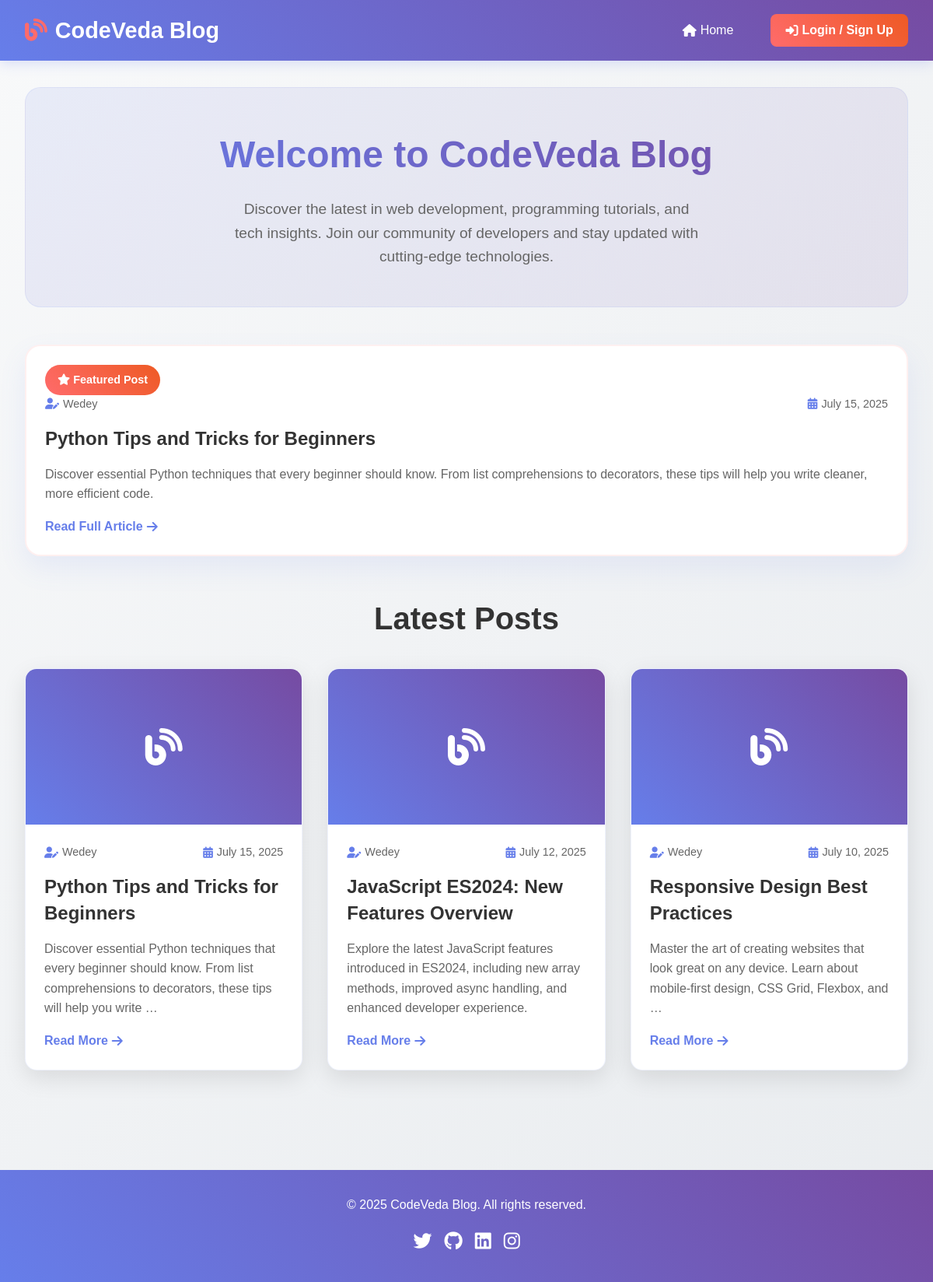
The page / on the database its author committed.
### app/models.py (models this page shows)
class blogPost(models.Model):
    title = models.CharField(max_length=200)
    content = models.TextField()
    cartegory = models.CharField(max_length=100)
    author = models.ForeignKey(AuthUser, on_delete=models.CASCADE)
    created_at = models.DateTimeField(auto_now_add=True)
    updated_at = models.DateTimeField(auto_now=True)
    class Meta:
        managed = True
        db_table = 'blog_post'

class AuthUser(AbstractUser):
    password = models.CharField(max_length=128)
    last_login = models.DateTimeField(blank=True, null=True)
    is_superuser = models.BooleanField()
    username = models.CharField(unique=True, max_length=150)
    last_name = models.CharField(max_length=150)
    email = models.CharField(max_length=254,unique=True)
    is_staff = models.BooleanField()
    is_active = models.BooleanField(default=True)
    date_joined = models.DateTimeField(auto_now=True)
    first_name = models.CharField(max_length=150)
    class Meta:
        managed = True
        db_table = 'auth_user'

### app/views.py (the view)
# urls.py: path('', views.home, name='home'),
def home(request):
    posts = get_all_posts()
    return render(request, 'index.html', {'posts': posts})

### app/utils.py (called while the page is built)
def get_all_posts():
    posts = blogPost.objects.all().order_by('-created_at')
    posts_list  = list(posts)  # Convert QuerySet to list for easier manipulation
    for post in posts:
        post.author_name = post.author.username if post.author else 'Unknown'
    return posts_list

### app/templates/index.html (shortened to what this page needs)
<!DOCTYPE html>
<html lang="en">
<head>
    <link rel="stylesheet" href="https://cdnjs.cloudflare.com/ajax/libs/font-awesome/6.4.0/css/all.min.css">
</head>
<body>
    <nav class="navbar">
        <div class="nav-container">
            <a href="#" class="logo">
                <i class="fas fa-blog"></i>
                CodeVeda Blog
            </a>
            <ul class="nav-menu" id="navMenu">
                <li class="nav-item">
                    <a href="{% url 'home' %}" class="nav-link">
                        <i class="fas fa-home"></i>
                        Home
                    </a>
                </li>
                {% if not user.is_authenticated %}
                <li class="nav-item">
                    <a href="{% url 'login' %}" class="nav-link btn-primary">
                        <i class="fas fa-sign-in-alt"></i>
                        Login / Sign Up
                    </a>
                </li>
                {% endif %}
            </ul>
        </div>
    </nav>
    <main class="main-content">
        <section class="hero">
            <h1>Welcome to CodeVeda Blog</h1>
            <p>Discover the latest in web development, programming tutorials, and tech insights. Join our community of developers and stay updated with cutting-edge technologies.</p>
        </section>
        {% if posts %}
        <article class="featured-post">
            <div class="featured-badge">
                <i class="fas fa-star"></i> Featured Post
            </div>
            <div class="featured-content">
                <div class="blog-meta">
                    <div class="blog-author">
                        <i class="fas fa-user-edit"></i>
                        {{ posts.0.author.username|title }}
                    </div>
                    <div class="blog-date">
                        <i class="fas fa-calendar-alt"></i>
                        {{ posts.0.created_at|date:"F j, Y" }}
                    </div>
                </div>
                <h2 class="blog-title">{{ posts.0.title }}</h2>
                <p class="blog-excerpt">
                    {{ posts.0.content|truncatewords:30 }}
                </p>
                <a href="#" class="read-more">
                    Read Full Article
                    <i class="fas fa-arrow-right"></i>
                </a>
            </div>
        </article>
        {% endif %}
        <section class="blog-section">
            <h2 class="section-title">Latest Posts</h2>
            <div class="blog-grid">
                {% if posts %}
                    {% for post in posts %}
                    <article class="blog-card">
                        <div class="blog-image">
                            <i class="fas fa-blog"></i>
                        </div>
                        <div class="blog-content">
                            <div class="blog-meta">
                                <div class="blog-author">
                                    <i class="fas fa-user-edit"></i>
                                    {{ post.author.username|title }}
                                </div>
                                <div class="blog-date">
                                    <i class="fas fa-calendar-alt"></i>
                                    {{ post.created_at|date:"F j, Y" }}
                                </div>
                            </div>
                            <h3 class="blog-title">{{ post.title }}</h3>
                            <p class="blog-excerpt">
                                {{ post.content|truncatewords:20 }}
                            </p>
                            <a href="#" class="read-more">
                                Read More
                                <i class="fas fa-arrow-right"></i>
                            </a>
                        </div>
                    </article>
                    {% endfor %}
                {% endif %}
            </div>
        </section>
    </main>
    <footer class="footer">
        <p>&copy; 2025 CodeVeda Blog. All rights reserved.</p>
        <div class="social-links">
            <a href="#" class="social-link"><i class="fab fa-twitter"></i></a>
            <a href="#" class="social-link"><i class="fab fa-github"></i></a>
            <a href="#" class="social-link"><i class="fab fa-linkedin"></i></a>
            <a href="#" class="social-link"><i class="fab fa-instagram"></i></a>
        </div>
    </footer>
</body>
</html>

### app/templates/index.html (style rules this page uses)
* { margin: 0; padding: 0; box-sizing: border-box; }
body { font-family: 'Arial', sans-serif; line-height: 1.6; color: #333; background: linear-gradient(135deg, #f8f9fa 0%, #e9ecef 100%); min-height: 100vh; }
.navbar { background: linear-gradient(45deg, #667eea, #764ba2); box-shadow: 0 4px 15px rgba(102, 126, 234, 0.2); position: fixed; top: 0; width: 100%; z-index: 1000; padding: 0; }
.nav-container { max-width: 1200px; margin: 0 auto; display: flex; justify-content: space-between; align-items: center; padding: 1rem 2rem; }
.logo { font-size: 1.8rem; font-weight: bold; color: white; text-decoration: none; display: flex; align-items: center; }
.logo i { margin-right: 10px; color: #ff6b6b; }
.nav-menu { display: flex; list-style: none; align-items: center; }
.nav-item { margin-left: 2rem; }
.nav-link { color: white; text-decoration: none; font-weight: 500; padding: 0.5rem 1rem; border-radius: 6px; transition: all 0.3s ease; display: flex; align-items: center; }
.nav-link i { margin-right: 5px; }
.btn-primary { background: linear-gradient(45deg, #ff6b6b, #ee5a24); border: none; padding: 0.5rem 1.2rem; border-radius: 8px; font-weight: 600; }
.main-content { margin-top: 80px; max-width: 1200px; margin-left: auto; margin-right: auto; padding: 2rem; }
.hero { background: linear-gradient(135deg, rgba(102, 126, 234, 0.1), rgba(118, 75, 162, 0.1)); border-radius: 20px; padding: 3rem 2rem; text-align: center; margin-bottom: 3rem; border: 1px solid rgba(102, 126, 234, 0.1); }
.hero h1 { font-size: 3rem; margin-bottom: 1rem; background: linear-gradient(45deg, #667eea, #764ba2); -webkit-background-clip: text; -webkit-text-fill-color: transparent; background-clip: text; }
.hero p { font-size: 1.2rem; color: #666; max-width: 600px; margin: 0 auto; }
.blog-section { margin-bottom: 3rem; }
.section-title { font-size: 2.5rem; margin-bottom: 2rem; text-align: center; color: #333; }
.blog-grid { display: grid; grid-template-columns: repeat(auto-fit, minmax(350px, 1fr)); gap: 2rem; margin-bottom: 2rem; }
.blog-card { background: white; border-radius: 15px; overflow: hidden; box-shadow: 0 10px 30px rgba(0, 0, 0, 0.1); transition: all 0.3s ease; border: 1px solid rgba(102, 126, 234, 0.1); }
.blog-image { height: 200px; background: linear-gradient(45deg, #667eea, #764ba2); display: flex; align-items: center; justify-content: center; color: white; font-size: 3rem; }
.blog-content { padding: 1.5rem; }
.blog-meta { display: flex; justify-content: space-between; align-items: center; margin-bottom: 1rem; font-size: 0.9rem; color: #666; }
.blog-author { display: flex; align-items: center; }
.blog-author i { margin-right: 5px; color: #667eea; }
.blog-date { display: flex; align-items: center; }
.blog-date i { margin-right: 5px; color: #667eea; }
.blog-title { font-size: 1.5rem; margin-bottom: 1rem; color: #333; line-height: 1.4; }
.blog-excerpt { color: #666; line-height: 1.6; margin-bottom: 1rem; }
.read-more { display: inline-flex; align-items: center; color: #667eea; text-decoration: none; font-weight: 600; transition: all 0.3s ease; }
.read-more i { margin-left: 5px; transition: transform 0.3s ease; }
.featured-post { background: white; border-radius: 20px; overflow: hidden; box-shadow: 0 15px 35px rgba(102, 126, 234, 0.1); margin-bottom: 3rem; border: 2px solid rgba(255, 107, 107, 0.1); }
.featured-badge { background: linear-gradient(45deg, #ff6b6b, #ee5a24); color: white; padding: 0.5rem 1rem; font-weight: 600; display: inline-block; margin: 1.5rem 1.5rem 0 1.5rem; border-radius: 20px; font-size: 0.9rem; }
.featured-content { padding: 0 1.5rem 1.5rem 1.5rem; }
.footer { background: linear-gradient(45deg, #667eea, #764ba2); color: white; text-align: center; padding: 2rem; margin-top: 3rem; }
.footer p { margin-bottom: 1rem; }
.social-links { display: flex; justify-content: center; gap: 1rem; }
.social-link { color: white; font-size: 1.5rem; transition: all 0.3s ease; }
.blog-card { animation: fadeInUp 0.6s ease-out; }
.blog-card:nth-child(2) { animation-delay: 0.1s; }
.blog-card:nth-child(3) { animation-delay: 0.2s; }

### rows shown on the page
blogPost: author.username "Wedey", created_at "July 15, 2025", title "Python Tips and Tricks for Beginners", content "Discover essential Python techniques that every beginner should know. From list comprehensions to decorators, these tips will help you write cleaner, more efficient code.", content "Discover essential Python techniques that every beginner should know. From list comprehensions to decorators, these tips will help you write …"
blogPost: author.username "Wedey", created_at "July 12, 2025", title "JavaScript ES2024: New Features Overview", content "Explore the latest JavaScript features introduced in ES2024, including new array methods, improved async handling, and enhanced developer experience."
blogPost: author.username "Wedey", created_at "July 10, 2025", title "Responsive Design Best Practices", content "Master the art of creating websites that look great on any device. Learn about mobile-first design, CSS Grid, Flexbox, and …"
